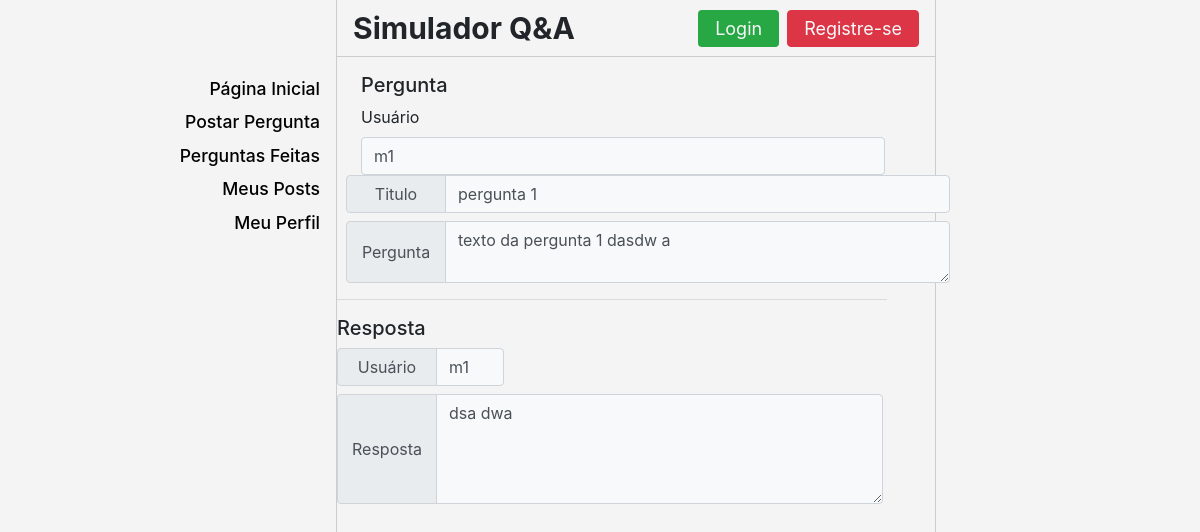
/selecionar_resposta/1, run on the app's committed database.
### qa/models.py (models this page shows, shortened)
class Pergunta(models.Model):
    usuario = models.CharField(max_length=100, default='usuario default')
    titulo = models.CharField(max_length=100, blank=True)
    texto = models.TextField(max_length=10000, default='texto default')

class Resposta(models.Model):
    pergunta = models.ForeignKey(Pergunta, on_delete=models.CASCADE)
    usuario = models.CharField(max_length=100)
    texto = models.TextField(max_length=10000)

### qa/views.py (the view)
# urls.py: path('selecionar_resposta/<int:resposta_id>', views.selecionar_resposta, name='selecionar_resposta'),
def selecionar_resposta(request, resposta_id):
    usuario = request.user.get_username()
    if request.method  == 'POST':
        resposta = get_object_or_404(Resposta, pk=resposta_id)
        resposta.texto = request.POST['texto_alterado']
        resposta.save()
        context = {'resposta': resposta, 'usuario': usuario}
        return HttpResponseRedirect('/selecionar_resposta/%s' % (resposta_id))
    else:
        resposta = get_object_or_404(Resposta, pk=resposta_id)
        pergunta = get_object_or_404(Pergunta, pk=resposta.pergunta.id)
        context = {'pergunta': pergunta, 'resposta': resposta, 'usuario': usuario}
        return render(request, 'qa/resposta_selecionada.html', context)

### qa/templates/qa/resposta_selecionada.html (shortened to what this page needs)
{% extends 'qa/template.html' %}
{% block content %}
<div class='contai ner-fluid mt-3 ml-4'>
	<div class='row ml-0'>
		<h5>Pergunta</h5>
	</div>
	<div class='row'>
		<div class='col-11'>
			<div class="input-group mb-2 col-4 pl-0">
				<div class="input-group-prepend prepend-width">
					Usuário
				</div>
			</div>
			<input type='text' name='username' class="form-control bg-light" value='{{pergunta.usuario}}' disabled />
		</div>
		<div class="input-group mb-2">
			<div class="input-group-prepend prepend-width">
				<div class="input-group-text full-width justify-content-center">
					Titulo
				</div>
			</div>
			<input type='text' id="perguntaTitulo" class="form-control col-12 bg-light" name='titulo'
				value='{{pergunta.titulo}}' disabled />
		</div>
		<div class="input-group">
			<div class="input-group-prepend prepend-width">
				<div class="input-group-text full-width justify-content-center">
					Pergunta
				</div>
			</div>
			<textarea id="perguntaTexto" class="form-control col-12 bg-light" name='texto' rows='2'
				disabled>{{pergunta.texto}}</textarea>
		</div>
	</div>
</div>
<hr class='mr-5' />
<div class='row ml-0'>
	<h5>Resposta</h5>
</div>
<div class='row'>
	<div class='col-11'>
		<div class="input-group mb-2 col-4 pl-0">
			<div class="input-group-prepend prepend-width">
				<div class="input-group-text full-width justify-content-center">
					Usuário
				</div>
			</div>
			<input type='text' name='username' class="form-control bg-light" value='{{resposta.usuario}}' disabled />
		</div>
		<div class="input-group">
			<div class="input-group-prepend prepend-width">
				<div class="input-group-text full-width justify-content-center">
					Resposta
				</div>
			</div>
			<textarea id="respostaTexto" class="form-control col-12 bg-light" name='texto' rows='4'
				disabled>{{resposta.texto}}</textarea>
		</div>
	</div>
</div>
</div>
{% endblock %}

### qa/static/css/sidebar.css (style rules this page uses)
body { overflow-x: hidden; }

### qa/static/css/css_geral.css (style rules this page uses)
.bg-page { background-color: #f4f4f4 !important; }
.body-style { width: 70% !important; position: absolute; top: 50%; left: 43%; margin-right: -50%; transform: translate(-50%, -50%); padding-right: 0px !important; }

### qa/templates/qa/template.html (style rules this page uses)
.full-width { width: 100%; }
.prepend-width { width: 100px; }

### qa/templates/qa/resposta_selecionada.html (style rules this page uses)
.full-width { width: 100%; }
.prepend-width { width: 100px; }

### data on the page
Pergunta: username "m1", titulo "pergunta 1", texto "texto da pergunta 1 dasdw a"
Resposta: username "m1", texto "dsa dwa"
